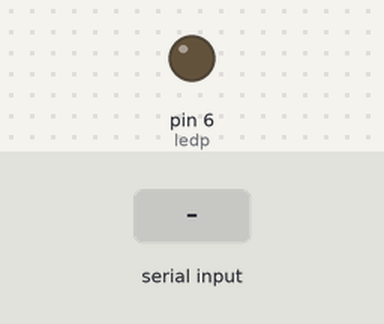
Simulated run of this sketch. Board: Arduino Uno, built with avr-gcc and run on an emulated ATmega328P. On the bench: output pins drawn as LEDs (lit = HIGH). The inputs (shaded band) are chosen by the test bench. What the sketch prints to the serial monitor is not drawn.

Above: at 1.2 s.
1.3 s: "4\n" received over Serial
At 2.66 s:
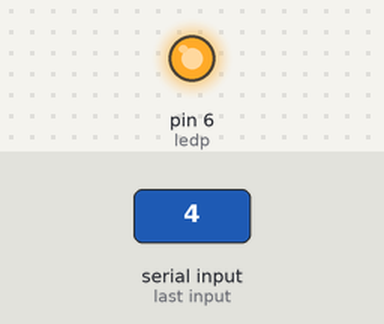
4.3 s: "3\n" received over Serial
5.8 s: "5\n" received over Serial
Timing chart, 0 to 8.8 s (numbered marks = the images above; inputs shaded):
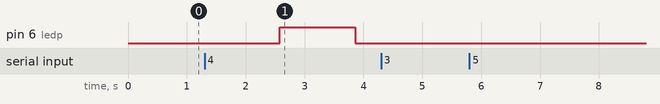

The sketch:

led_effects_controller1.ino
```cpp
int ledp=6;
int potp=A5;
int blink;
int lv;
int pv;
float per;
String mode="";
String bri;
String menu="\n==MENU==\n1.ON\n2. OFF\n3.Blink\n4.Fade\n5.Brightness\n6.Status\n";
int ip;

void setup()
{
  pinMode(ledp,OUTPUT);
  pinMode(potp,INPUT);
  Serial.begin(9600);
}

void loop()
{
  Serial.println(menu);
  while (Serial.available()==0){}
  ip=Serial.parseInt();

  if (ip == 1) {
    analogWrite(ledp, 255);
    mode="ON";
    bri="100%";

  }
  else if (ip == 2) {
    analogWrite(ledp, 0);
    mode="OFF";
    bri="0%";
  }

  else if(ip==3){
    Serial.println("Enter number of seconds LED should blink:");
    while (Serial.available() == 0) {}
    blink=Serial.parseInt();
    for(int i=0; i<blink*5 ; i++){
    	analogWrite(ledp, 255);
      	delay(100);
      	analogWrite(ledp, 0);
      	delay(100);
    }
    mode="blink";
    bri="100%";
  }
  else if(ip==4){
	for(int b=0; b<=255; b++){
    	analogWrite(ledp,b);
    	delay(5);
}

	for(int b=255; b>=0; b--){
    	analogWrite(ledp,b);
    	delay(5);
}
    mode="fade";
    bri="Variable";
    }

  else if (ip == 5){
  Serial.println("Turn knob to adjust brightness. To exit, enter any key.");
  while (Serial.available() == 0) {
    pv = analogRead(potp);
    lv = (255.0 / 1023.0) * pv;
    analogWrite(ledp, lv);
  }

  Serial.readString();

    mode="Brightness control";
    per=(100.0/255.0)*lv;
    bri=String(per)+"%";
 }
 else if(ip==6){
    Serial.println("==Status==");

    Serial.print("Mode=");
    Serial.println(mode);

    Serial.print("Brightness=");
    Serial.println(bri);
}
}
```

Measured:
- after the input at 1.3 s, pin 6 (ledp): LOW → HIGH after 1.3 s, → LOW 1.3 s later
- after the input at 4.3 s, every drawn part: stays the same
- after the input at 5.8 s, every drawn part: stays the same
